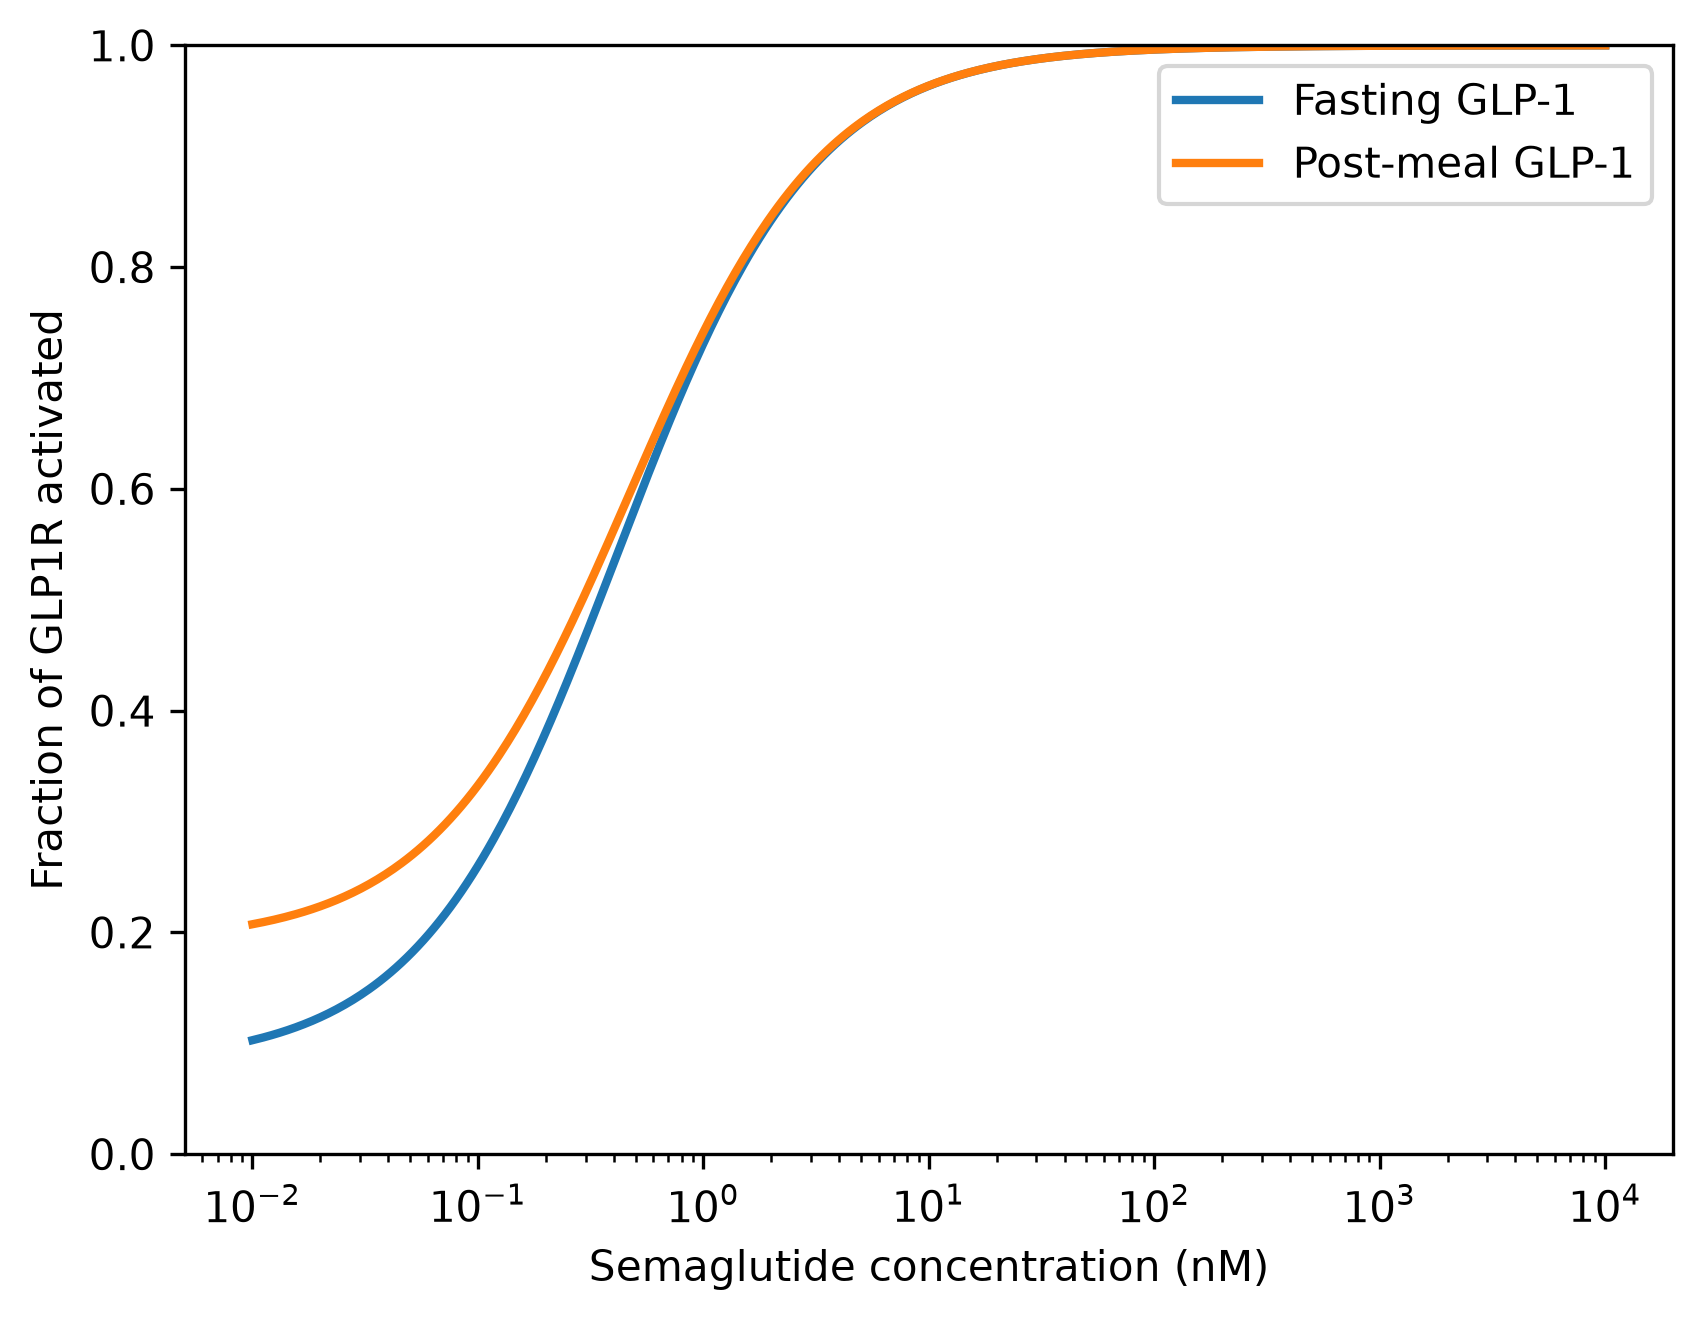

The Python source for this figure:

# GLP1_GLP1R.py

import numpy as np
import matplotlib.pyplot as plt

from ligand_receptor import Fact

# GLP-1 concentrations [nM]
GLP1_FASTING = 0.0150
GLP1_FED = 0.040

# Semaglutide concentrations [nM]
semaglutide = np.logspace(-2, 4, 500)

# Calculate receptor activation
response_fasting = Fact(GLP1_FASTING, semaglutide)
response_fed = Fact(GLP1_FED, semaglutide)

# Plot concentration-response curves
plt.figure()

plt.semilogx(semaglutide, response_fasting, 
             label="Fasting GLP-1", lw=2)

plt.semilogx(semaglutide, response_fed, 
             label="Post-meal GLP-1", lw=2)

plt.ylim(0, 1)
plt.xlabel("Semaglutide concentration (nM)")
plt.ylabel("Fraction of GLP1R activated")
plt.legend()
plt.savefig("GLP1_GLP1R.png", dpi=300, bbox_inches="tight")
plt.show()
